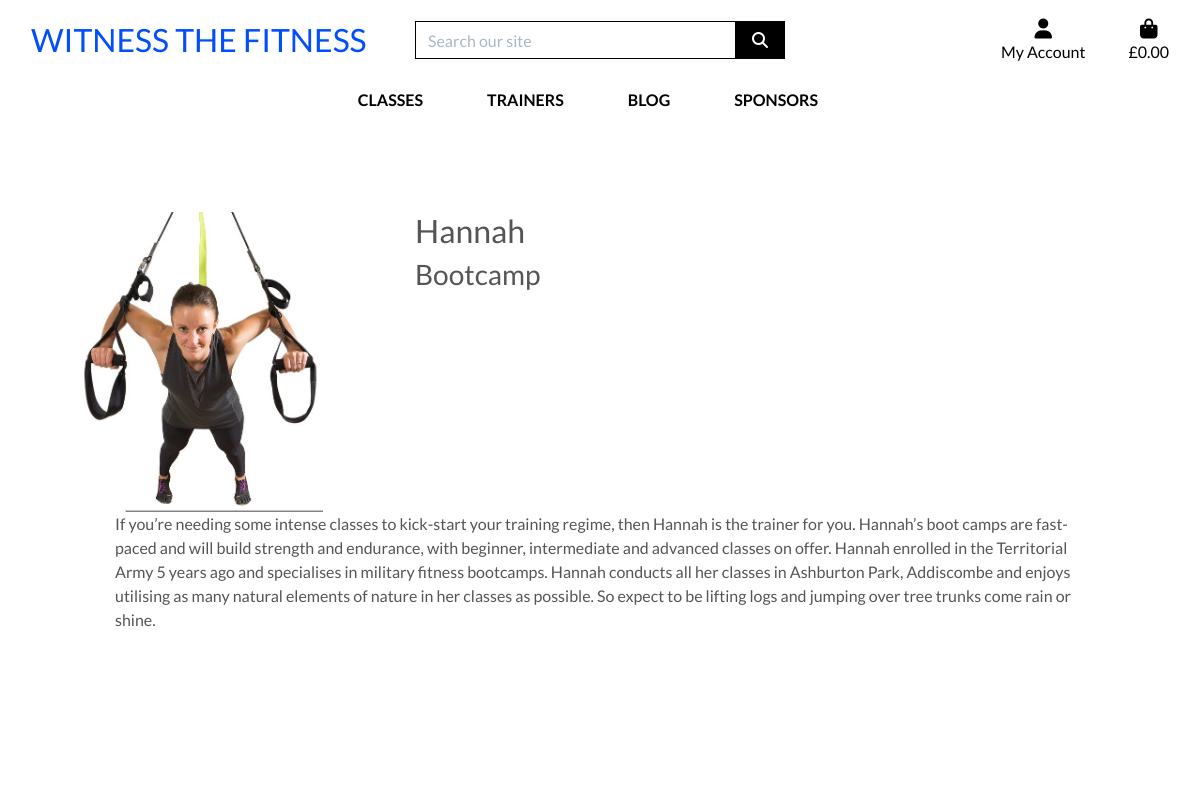
/trainers/hannah/, run on the app's committed database.
### trainers/models.py (models this page shows, shortened)
class Trainers(models.Model):
    trainer_name = models.CharField(max_length=100, null=False, blank=False)
    slug = models.SlugField(max_length=200, unique=True, null=True)
    trainer_email = models.EmailField(max_length=254, null=False, blank=False)
    trainer_phone_number = models.CharField(max_length=20, null=False, blank=False)
    trainer_bio = models.TextField(null=False)
    trainer_image = models.ImageField(null=True, blank=True)
    trainer_category = models.CharField(max_length=20, blank=False, null=True)
    class Meta:
        db_table = 'Trainers'
        verbose_name = 'Trainer'

### trainers/views.py (the view)
# urls.py: path('<slug:slug>/', views.TrainerDetail.as_view(), name='trainer_detail'),
class TrainerDetail(View):
    def get(self, request, slug, *args, **kwargs):
        queryset = Trainers.objects.all()
        trainer = get_object_or_404(queryset, slug=slug)
        template = "trainers/trainer_detail.html"
        context = {
            "trainer": trainer,
        }
        return render(request, template, context)

### bag/contexts.py (called while the page is built, shortened)
def bag_contents(request):
    bag_items = []
    total = 0
    product_count = 0
    bag = request.session.get('bag', {})
    context = {
        'bag_items': bag_items,
        'total': total,
        'product_count': product_count,
    }
    return context

### trainers/templates/trainers/trainer_detail.html (shortened to what this page needs)
{% extends "base.html" %}
{% load static %}
{% block page_header %}
    <div class="container header-container">
    </div>
{% endblock %}
{% block content %}
<div class="overlay"></div>
<div class="container-fluid mt-5">
    <div class="row">
        <div class="col-4">
            {% if trainer.trainer_image.url %}
                <img class="card-img-top" src="{{ trainer.trainer_image.url }}" alt="trainer-image">
            {% else %}
                <img class="card-img-top" src="{{ MEDIA_URL }}noimage.png" alt="trainer-image">
            {% endif %}
        </div>
        <div class="col-6">
            <h2 class="brand">{{ trainer.trainer_name }}</h2>
            <h3>{{ trainer.trainer_category }}</h3>
        </div>
    </div>
    <div class="row">
        <div class="col-10 offset-md-1">
            <div>{{ trainer.trainer_bio | safe }}</div>
        </div>
    </div>
</div>
{% endblock %}

### static/css/base.css (style rules this page uses)
html { height: 100%; }
body { background: url('/media/homepage_background.jpg') no-repeat center center fixed; background-size: cover; height: calc(100vh - 164px); color: #555; font-family: 'Lato'; }
.overlay { height: 100%; width: 100%; top: 0; left: 0; position: fixed; background: white; z-index: -1; }
.card-img-top { width: 100%; height: 25vw; object-fit: scale-down; }
@media (min-width: 1200px) { .container { max-width: 80%; } }
@media (min-width: 992px) { .header-container { padding-top: 164px; } }

### data on the page
Trainers: trainer_image (picture), trainer_name "Hannah", trainer_category "Bootcamp", trainer_bio "If you’re needing some intense classes to kick-start your training regime, then Hannah is the trainer for you. Hannah’s boot camps are fast-paced and will build strength and endurance, with beginner, intermediate and advanced classes on offer. Hannah enrolled in the Territorial Army 5 years ago and specialises in military fitness bootcamps. Hannah conducts all her classes in Ashburton Park, Addiscombe and enjoys utilising as many natural elements of nature in her classes as possible. So expect to be lifting logs and jumping over tree trunks come rain or shine."
